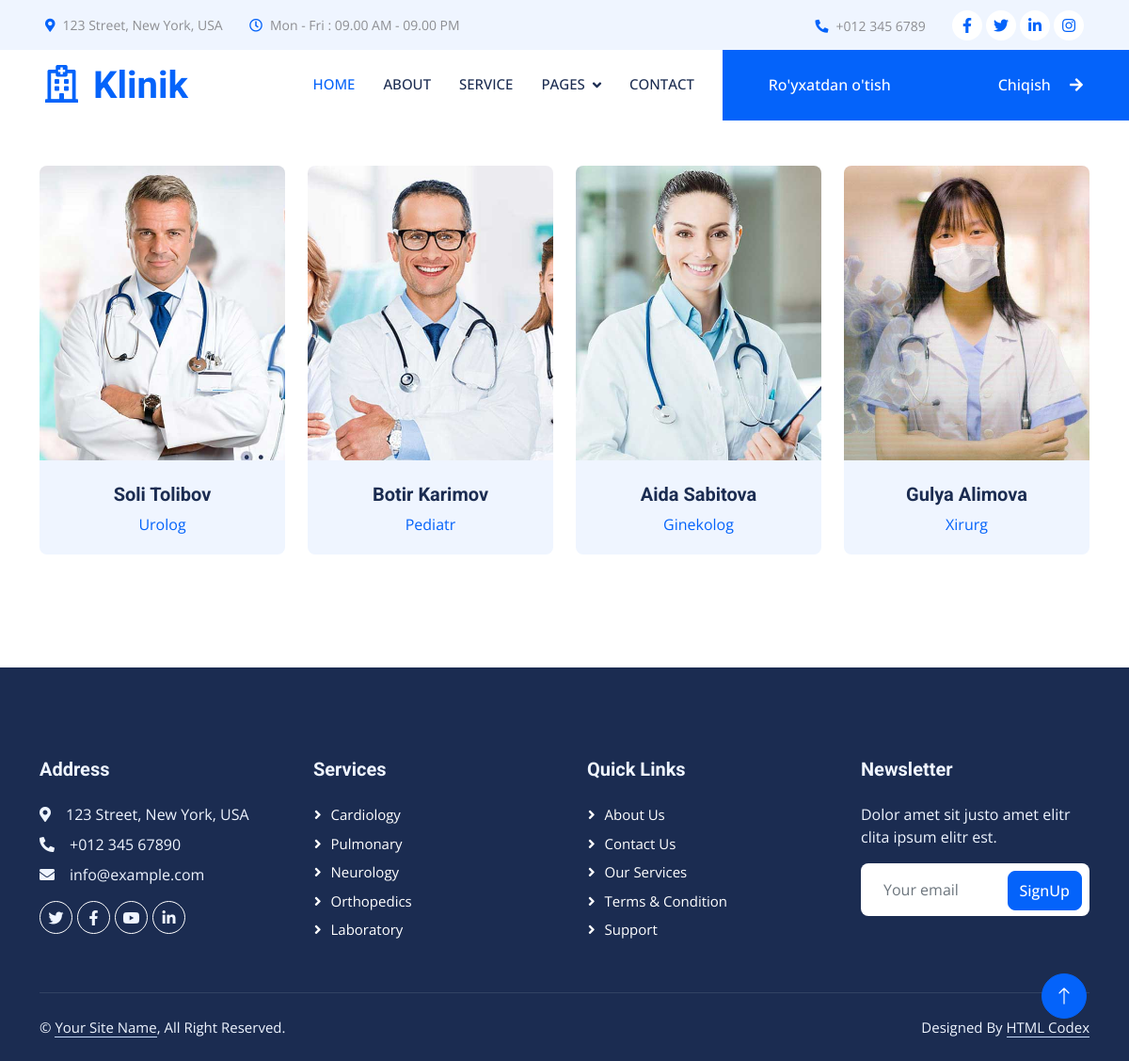
The app's page / (signed in) with its own data.
### my_app/models.py (models this page shows, shortened)
class Doktor(models.Model):
    id = models.AutoField(primary_key=True)
    ism = models.CharField(max_length=50)
    soha = models.CharField(max_length=50)
    rasmi = models.ImageField(upload_to='doktor')

### my_app/views.py (the view)
# urls.py: path('', views.index, name='index'),
def index(request):
    doktors = Doktor.objects.all()
    davolash = Davolash.objects.all()
    davolash1 = [davo.qabul_vaqt.id for davo in davolash]
    doctor_time = {}
    for doktor in doktors:
        qabul = QabulVaqti.objects.filter(doktor=doktor).order_by('vaqt')
        qabul_time = []
        for qab in qabul:
            if qab.id not in davolash1:
                qabul_time.append(qab)
        doctor_time[doktor] = qabul_time
    data = {
        'doctor_time': doctor_time,
        'doktors': doktors,
    }
    return render(request, 'my_app/index.html', context=data)

### my_app/templates/my_app/index.html (shortened to what this page needs)
{% extends 'base.html' %}
{% block content %}
{% load static %}
    <div class="container-xxl py-5">
        <div class="container">
            <div class="row">
                {% for doktor, qabul_time in doctor_time.items %}
                <div class="col-lg-3 col-md-6 mb-4">
                    <div class="team-item position-relative rounded overflow-hidden wow fadeInUp" data-wow-delay="0.1s">
                        <div class="overflow-hidden">
                            <img class="img-fluid" src="{{ doktor.rasmi.url }}" alt="">
                        </div>
                        <div class="team-text bg-light text-center p-4">
                            <h5>{{ doktor.ism }}</h5>
                            <p class="text-primary">{{ doktor.soha }}</p>
                        </div>
                    </div>
                </div>
                {% endfor %}
            </div>
        </div>
    </div>
{% endblock content %}

### templates/base.html (shortened to what this page needs)
{% load static %}
<!DOCTYPE html>
<html lang="en">
<head>
    <link href="https://cdnjs.cloudflare.com/ajax/libs/font-awesome/5.10.0/css/all.min.css" rel="stylesheet">
    <link href="https://cdn.jsdelivr.net/npm/bootstrap-icons@1.4.1/font/bootstrap-icons.css" rel="stylesheet">
    <link href="{% static 'my_app/lib/animate/animate.min.css' %}" rel="stylesheet">
    <link href="{% static 'my_app/lib/owlcarousel/assets/owl.carousel.min.css' %}" rel="stylesheet">
    <link href="{% static 'my_app/lib/tempusdominus/css/tempusdominus-bootstrap-4.min.css' %}" rel="stylesheet" />
    <link href="{% static 'my_app/css/bootstrap.min.css' %}" rel="stylesheet">
    <link href="{% static 'my_app/css/style.css' %}" rel="stylesheet">
</head>
<body>
    <div class="container-fluid bg-light p-0 wow fadeIn" data-wow-delay="0.1s">
        <div class="row gx-0 d-none d-lg-flex">
            <div class="col-lg-7 px-5 text-start">
                <div class="h-100 d-inline-flex align-items-center py-3 me-4">
                    <small class="fa fa-map-marker-alt text-primary me-2"></small>
                    <small>123 Street, New York, USA</small>
                </div>
                <div class="h-100 d-inline-flex align-items-center py-3">
                    <small class="far fa-clock text-primary me-2"></small>
                    <small>Mon - Fri : 09.00 AM - 09.00 PM</small>
                </div>
            </div>
            <div class="col-lg-5 px-5 text-end">
                <div class="h-100 d-inline-flex align-items-center py-3 me-4">
                    <small class="fa fa-phone-alt text-primary me-2"></small>
                    <small>+012 345 6789</small>
                </div>
                <div class="h-100 d-inline-flex align-items-center">
                    <a class="btn btn-sm-square rounded-circle bg-white text-primary me-1" href=""><i class="fab fa-facebook-f"></i></a>
                    <a class="btn btn-sm-square rounded-circle bg-white text-primary me-1" href=""><i class="fab fa-twitter"></i></a>
                    <a class="btn btn-sm-square rounded-circle bg-white text-primary me-1" href=""><i class="fab fa-linkedin-in"></i></a>
                    <a class="btn btn-sm-square rounded-circle bg-white text-primary me-0" href=""><i class="fab fa-instagram"></i></a>
                </div>
            </div>
        </div>
    </div>
    <nav class="navbar navbar-expand-lg bg-white navbar-light sticky-top p-0 wow fadeIn" data-wow-delay="0.1s">
        <a href="{% url 'index' %}" class="navbar-brand d-flex align-items-center px-4 px-lg-5">
            <h1 class="m-0 text-primary"><i class="far fa-hospital me-3"></i>Klinik</h1>
        </a>
        <div class="collapse navbar-collapse" id="navbarCollapse">
            <div class="navbar-nav ms-auto p-4 p-lg-0">
                <a href="{% url 'index' %}" class="nav-item nav-link active">Home</a>
                <a href="{% url 'about' %}" class="nav-item nav-link">About</a>
                <a href="{% url 'service' %}" class="nav-item nav-link">Service</a>
                <div class="nav-item dropdown">
                    <a href="#" class="nav-link dropdown-toggle" data-bs-toggle="dropdown">Pages</a>
                </div>
                <a href="{% url 'contact' %}" class="nav-item nav-link">Contact</a>
            </div>
            <a href="{% url 'user:register' %}" class="btn btn-primary rounded-0 py-4 px-lg-5 d-none d-lg-block">Ro'yxatdan o'tish</a>
            {% if user.is_authenticated %}
                <a href="{% url 'user:logout' %}" class="btn btn-primary rounded-0 py-4 px-lg-5 d-none d-lg-block">Chiqish <i class="fa fa-arrow-right ms-3"></i></a>
            {% else %}
                <a href="{% url 'user:login' %}" class="btn btn-primary rounded-0 py-4 px-lg-5 d-none d-lg-block">Shaxsiy kabinet<i class="fa fa-arrow-right ms-3"></i></a>
            {% endif %}
        </div>
    </nav>
    {% block content %}
    {% endblock content %}
     <div class="container-fluid bg-dark text-light footer mt-5 pt-5 wow fadeIn" data-wow-delay="0.1s">
        <div class="container py-5">
            <div class="row g-5">
                <div class="col-lg-3 col-md-6">
                    <h5 class="text-light mb-4">Address</h5>
                    <p class="mb-2"><i class="fa fa-map-marker-alt me-3"></i>123 Street, New York, USA</p>
                    <p class="mb-2"><i class="fa fa-phone-alt me-3"></i>+012 345 67890</p>
                    <p class="mb-2"><i class="fa fa-envelope me-3"></i>info@example.com</p>
                    <div class="d-flex pt-2">
                        <a class="btn btn-outline-light btn-social rounded-circle" href=""><i class="fab fa-twitter"></i></a>
                        <a class="btn btn-outline-light btn-social rounded-circle" href=""><i class="fab fa-facebook-f"></i></a>
                        <a class="btn btn-outline-light btn-social rounded-circle" href=""><i class="fab fa-youtube"></i></a>
                        <a class="btn btn-outline-light btn-social rounded-circle" href=""><i class="fab fa-linkedin-in"></i></a>
                    </div>
                </div>
                <div class="col-lg-3 col-md-6">
                    <h5 class="text-light mb-4">Services</h5>
                    <a class="btn btn-link" href="">Cardiology</a>
                    <a class="btn btn-link" href="">Pulmonary</a>
                    <a class="btn btn-link" href="">Neurology</a>
                    <a class="btn btn-link" href="">Orthopedics</a>
                    <a class="btn btn-link" href="">Laboratory</a>
                </div>
                <div class="col-lg-3 col-md-6">
                    <h5 class="text-light mb-4">Quick Links</h5>
                    <a class="btn btn-link" href="">About Us</a>
                    <a class="btn btn-link" href="">Contact Us</a>
                    <a class="btn btn-link" href="">Our Services</a>
                    <a class="btn btn-link" href="">Terms & Condition</a>
                    <a class="btn btn-link" href="">Support</a>
                </div>
                <div class="col-lg-3 col-md-6">
                    <h5 class="text-light mb-4">Newsletter</h5>
                    <p>Dolor amet sit justo amet elitr clita ipsum elitr est.</p>
                    <div class="position-relative mx-auto" style="max-width: 400px;">
                        <input class="form-control border-0 w-100 py-3 ps-4 pe-5" type="text" placeholder="Your email">
                        <button type="button" class="btn btn-primary py-2 position-absolute top-0 end-0 mt-2 me-2">SignUp</button>
                    </div>
                </div>
            </div>
        </div>
        <div class="container">
            <div class="copyright">
                <div class="row">
                    <div class="col-md-6 text-center text-md-start mb-3 mb-md-0">
                        &copy; <a class="border-bottom" href="#">Your Site Name</a>, All Right Reserved.
                    </div>
                    <div class="col-md-6 text-center text-md-end">
                        Designed By <a class="border-bottom" href="https://htmlcodex.com">HTML Codex</a>
                    </div>
                </div>
            </div>
        </div>
    </div>
    <a href="#" class="btn btn-lg btn-primary btn-lg-square rounded-circle back-to-top"><i class="bi bi-arrow-up"></i></a>
</body>
</html>

### my_app/static/my_app/css/style.css (style rules this page uses)
:root { --primary: #0463FA; --light: #EFF5FF; --dark: #1B2C51; }
.back-to-top { position: fixed; display: none; right: 45px; bottom: 45px; z-index: 99; }
.btn { font-weight: 500; transition: .5s; }
.btn.btn-primary, .btn.btn-secondary { color: #FFFFFF; }
.btn-sm-square { width: 32px; height: 32px; }
.btn-lg-square { width: 48px; height: 48px; }
.btn-square, .btn-sm-square, .btn-lg-square { padding: 0; display: flex; align-items: center; justify-content: center; font-weight: normal; }
.navbar .dropdown-toggle::after { border: none; content: "\f107"; font-family: "Font Awesome 5 Free"; font-weight: 900; vertical-align: middle; margin-left: 8px; }
.navbar .navbar-nav .nav-link { margin-right: 30px; padding: 25px 0; color: #FFFFFF; font-size: 15px; font-weight: 500; text-transform: uppercase; outline: none; }
.navbar .navbar-nav .nav-link:hover, .navbar .navbar-nav .nav-link.active { color: var(--primary); }
.navbar .navbar-brand, .navbar a.btn { height: 75px; }
.navbar .navbar-nav .nav-link { color: var(--dark); font-weight: 500; }
.navbar.sticky-top { top: -100px; transition: .5s; }
.team-item img { position: relative; top: 0; transition: .5s; }
.team-item .team-text { position: relative; height: 100px; transition: .5s; }
.footer .btn.btn-social { margin-right: 5px; width: 35px; height: 35px; display: flex; align-items: center; justify-content: center; color: var(--light); border: 1px solid #FFFFFF; transition: .3s; }
.footer .btn.btn-link { display: block; margin-bottom: 5px; padding: 0; text-align: left; color: #FFFFFF; font-size: 15px; font-weight: normal; text-transform: capitalize; transition: .3s; }
.footer .btn.btn-link::before { position: relative; content: "\f105"; font-family: "Font Awesome 5 Free"; font-weight: 900; margin-right: 10px; }
.footer .copyright { padding: 25px 0; font-size: 15px; border-top: 1px solid rgba(256, 256, 256, .1); }
.footer .copyright a { color: var(--light); }

### records on screen
Doktor: rasmi (picture), ism "Soli Tolibov", soha "Urolog"
Doktor: rasmi (picture), ism "Botir Karimov", soha "Pediatr"
Doktor: rasmi (picture), ism "Aida Sabitova", soha "Ginekolog"
Doktor: rasmi (picture), ism "Gulya Alimova", soha "Xirurg"
